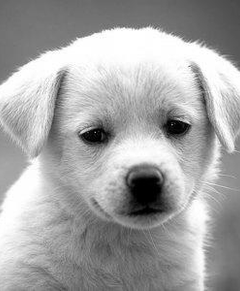
%> input picture Matlab extras/B2DBy.jpg (cropped and resized to the size of MATLAB's example picture, made grey), 240 x 291 px, given in place of pout.tif, which was not available
$ octave contrast_streaching.m   (GNU Octave 9; MATLAB toolbox functions it lacks are replaced by stand-ins)
%> lines starting %> are read from the running program, lines starting %| are printed output that depends on the picture; pictures that were not available may be replaced by others from this repository, and a replacement may not be noted
%Name: Saptak Roy Akash
%Date: 14.11.2022
%Contrast Stretching: Stretch the contrast of an image and plot the both the images along with their histograms.

m = input('enter the value of m:')
%> the answer given: 3
img1 = imread("pout.tif");
%> img1 is the input picture: size 291x240 uint8; min 0, max 255, mean 164.6
subplot (2, 2, 1);
imshow(img1);
title("Original image");


subplot (2, 2, 2);
imhist(img1)

img2= imread("pout.tif")


contrast = 1./ (1 + (m./double (img2)).^20);
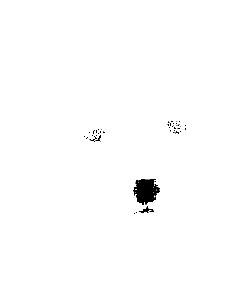
%> contrast: size 291x240 double; min 0, max 1, mean 0.991


subplot (2, 2, 3);
imshow (contrast);
title("Contrast Stretched image");

subplot(2,2,4);
imhist(contrast)
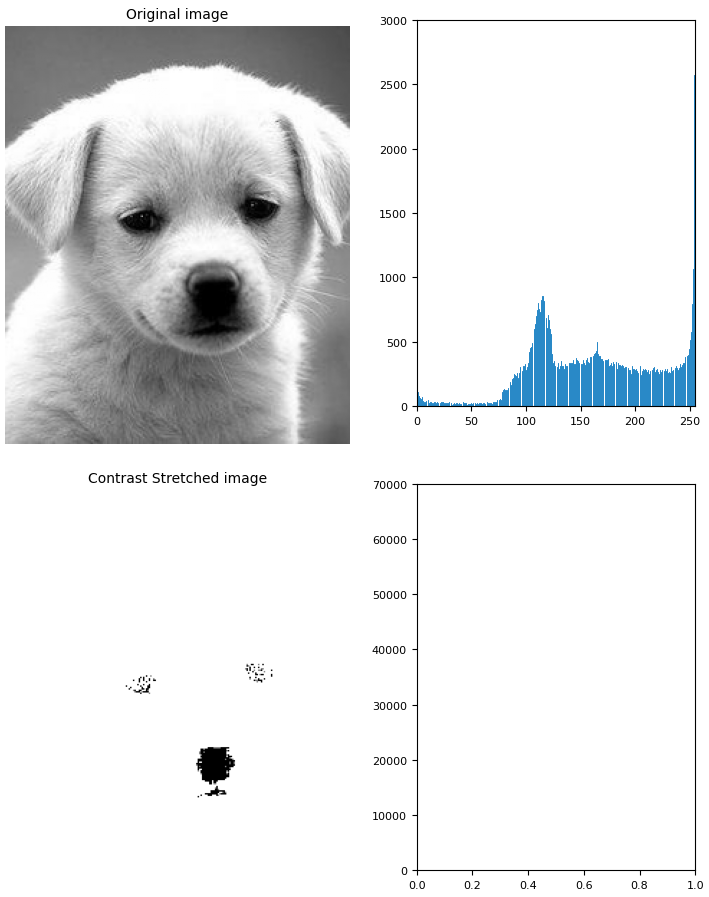
%> figure redrawn from the program's plot data, 4 panels

$ run again, on Matlab extras/bacteria-7116413.jpg (cropped and resized to the size of MATLAB's example picture, made grey)
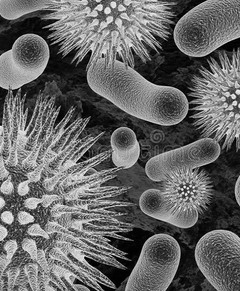
%> input picture Matlab extras/bacteria-7116413.jpg (cropped and resized to the size of MATLAB's example picture, made grey), 240 x 291 px, given in place of pout.tif, which was not available
%> img1 is the input picture: size 291x240 uint8; min 0, max 249, mean 101.9
%> `contrast = 1./ (1 + (m./double (img2)).^20);`:
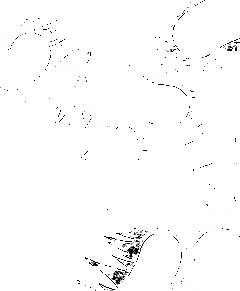
%> contrast: size 291x240 double; min 0, max 1, mean 0.989
%> `imhist(contrast)`:
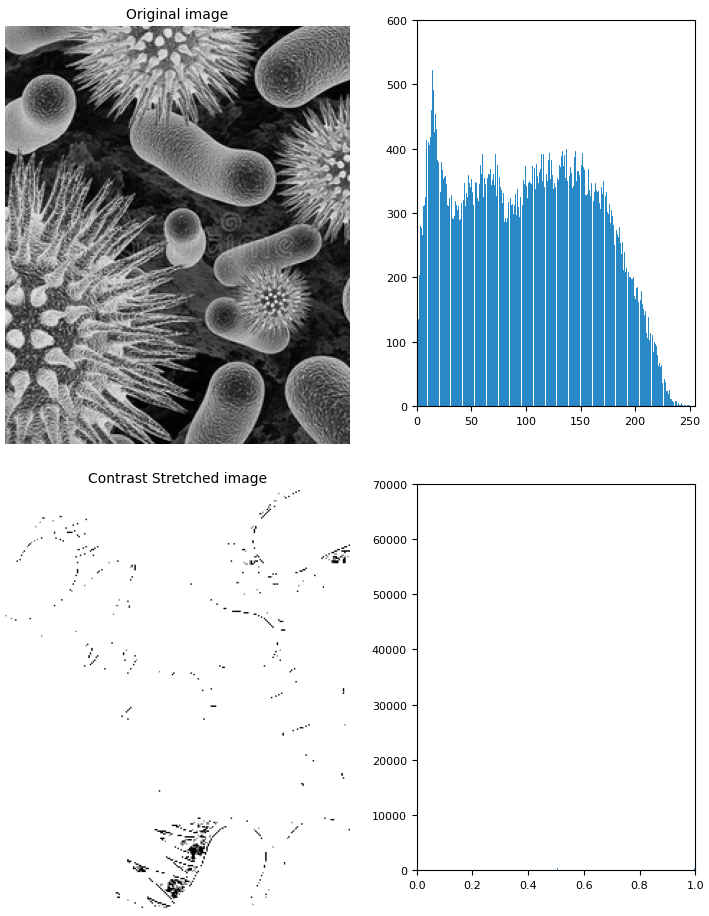
%> figure redrawn from the program's plot data, 4 panels
